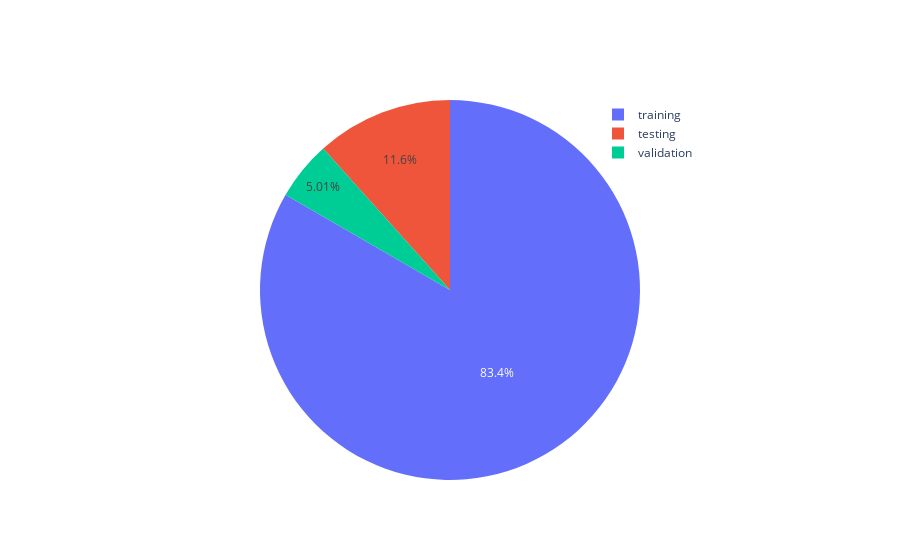
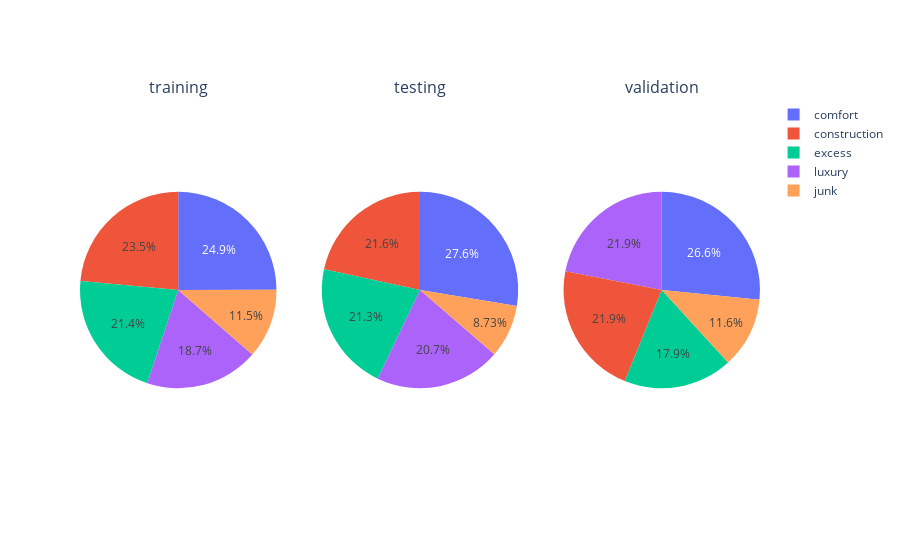

The code cell stored with these charts, in order, in its notebook:
### Code cell
images = extract()
figure = Figure()
counts = images['group'].value_counts()
figure.add_trace(Pie(labels=counts.index, values=counts.values, name=''))
figure.update_layout(legend={'x': 0.7})
figure.show()
figure = make_subplots(
    cols=len(groups),
    specs=[[{'type': 'domain'}] * len(groups)],
    subplot_titles=list(groups)
)
for i, group in enumerate(groups, 1):
    counts = images[images['group'] == group]['interior'].value_counts().sort_index()
    figure.add_trace(
        Pie(labels=[interiors[j] for j in counts.index], values=counts.values, name=''),
        row=1,
        col=i
    )
figure.show()

### Figure 1 — Plotly figure (JSON) as saved in the notebook; plotly's stock layout.template omitted (floating-point values rounded to 4 significant figures)
{"data": [{"labels": ["training", "testing", "validation"], "name": "", "type": "pie", "values": [80112, 11184, 4816]}], "layout": {"autosize": true, "legend": {"x": 0.7, "y": 1}}}

### Figure 2 — Plotly figure (JSON) as saved in the notebook; plotly's stock layout.template omitted (floating-point values rounded to 4 significant figures)
{"data": [{"domain": {"x": [0, 0.2889], "y": [0, 1]}, "labels": ["luxury", "comfort", "junk", "construction", "excess"], "name": "", "type": "pie", "values": [14976, 19984, 9184, 18848, 17120]}, {"domain": {"x": [0.3556, 0.6444], "y": [0, 1]}, "labels": ["luxury", "comfort", "junk", "construction", "excess"], "name": "", "type": "pie", "values": [2320, 3088, 976, 2416, 2384]}, {"domain": {"x": [0.7111, 1], "y": [0, 1]}, "labels": ["luxury", "comfort", "junk", "construction", "excess"], "name": "", "type": "pie", "values": [1056, 1280, 560, 1056, 864]}], "layout": {"annotations": [{"font": {"size": 16}, "showarrow": false, "text": "training", "x": 0.1444, "xanchor": "center", "xref": "paper", "y": 1, "yanchor": "bottom", "yref": "paper"}, {"font": {"size": 16}, "showarrow": false, "text": "testing", "x": 0.5, "xanchor": "center", "xref": "paper", "y": 1, "yanchor": "bottom", "yref": "paper"}, {"font": {"size": 16}, "showarrow": false, "text": "validation", "x": 0.8556, "xanchor": "center", "xref": "paper", "y": 1, "yanchor": "bottom", "yref": "paper"}], "autosize": true}}
